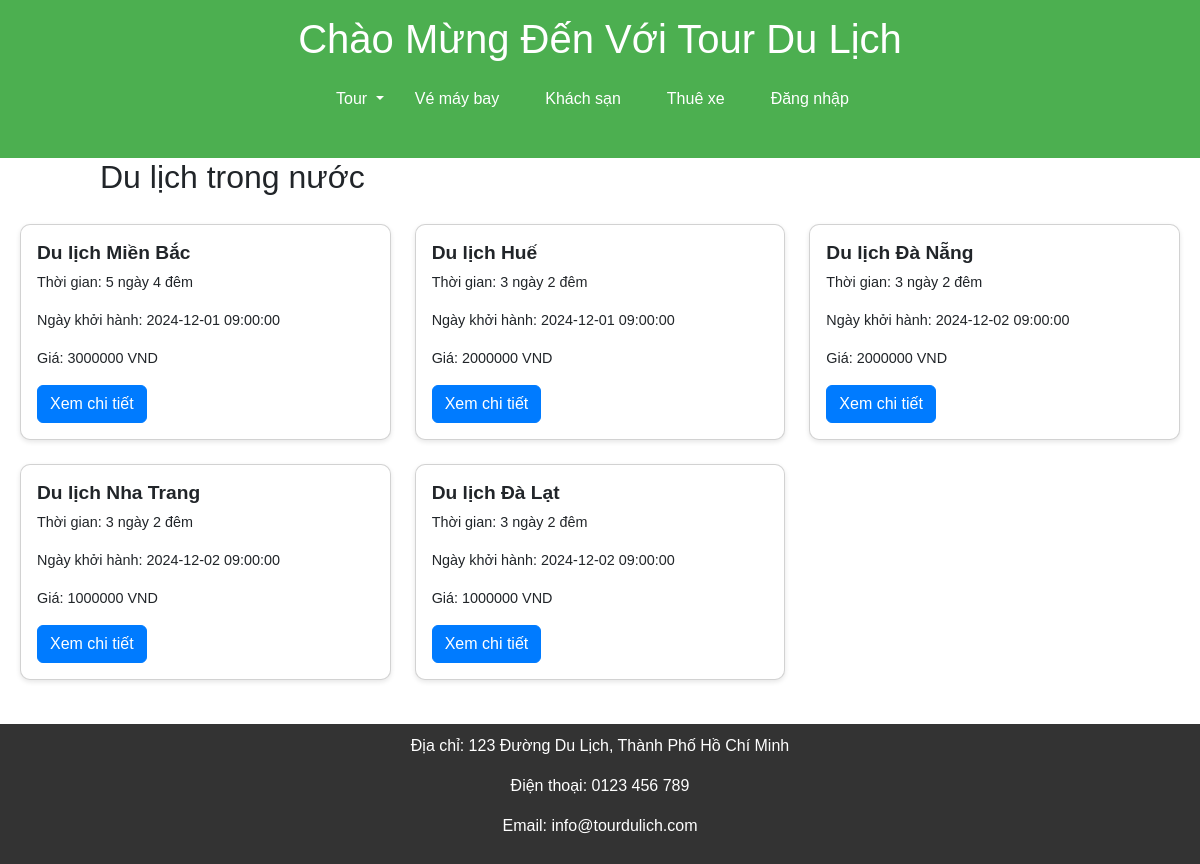
/tour/tour_trongnuoc.php, run on the app's committed database.
### tables this page shows
CREATE TABLE `tour` (
  `id_tour` int(11) NOT NULL,
  `name` varchar(100) NOT NULL,
  `id_dest` int(11) NOT NULL,
  `duration` int(11) NOT NULL,
  `date` date NOT NULL,
  `time` time NOT NULL,
  `type` enum('Trong nước','Ngoài nước') NOT NULL,
  `price` int(11) NOT NULL,
  `desc` text NOT NULL
);

### tour/tour_trongnuoc.php (the view, shortened to what this page needs)
<?php
require "../connect.php";
$query = "SELECT * FROM `tour` WHERE `type` = 'Trong Nước'";
$result = mysqli_query($conn, $query);
?>
<!DOCTYPE html>
<html lang="vi">
<head>
    <link rel="stylesheet" href="https://cdn.jsdelivr.net/npm/bootstrap@5.2.3/dist/css/bootstrap.min.css">
</head>
<body>
<header>
    <div class="container">
        <h1><a class="nav-link" href="../home.php">Chào Mừng Đến Với Tour Du Lịch</a></h1>
        <nav class="navbar navbar-expand-lg">
            <div class="container-fluid">
                <ul class="navbar-nav">
                    <li class="nav-item dropdown">
                        <p class="nav-link dropdown-toggle" id="tourDropdown" role="button" data-bs-toggle="dropdown" aria-expanded="false">
                            Tour
                        </p>
                    </li>
                    <li class="nav-item"><a class="nav-link" href="../maybay/booking.php">Vé máy bay</a></li>
                    <li class="nav-item"><a class="nav-link" href="#">Khách sạn</a></li>
                    <li class="nav-item"><a class="nav-link" href="../thuexe/thuexe.php">Thuê xe</a></li>
                    <?php
                    if (isset($_SESSION['id_user'])) {
                        echo '
                    <li class="nav-item">
                        <a class="nav-link" href="../login/profile.php">Profile</a>
                    </li>
                    <li class="nav-item">
                        <a class="nav-link" href="../login/logout.php">Đăng xuất</a>
                    </li>
                    ';
                    } else {
                        echo '
                    <li class="nav-item">
                        <a class="nav-link" href="../login/login.php">Đăng nhập</a>
                    </li>
                    ';
                    }
                    ?>
                </ul>
            </div>
        </nav>
    </div>
</header>
<h2 style="margin-left: 100px">Du lịch trong nước</h2>
<section class="tour-list">
    <div class="row">
        <?php
        if (mysqli_num_rows($result) != 0) {
            while ($row = mysqli_fetch_row($result)) {
                $dem = $row[3]-1;
                echo "<div class='col-md-4 col-sm-6 mb-4'>
            <div class='card'>
                <div class='card-body'>
                    <h5 class='card-title'>$row[1]</h5>
                    <p class='card-text'>Thời gian: $row[3] ngày $dem đêm </p>
                    <p class='card-text'>Ngày khởi hành: $row[4] $row[5]</p>
                    <p class='card-text'>Giá: $row[7] VND</p>
                    <form method='post' action=''>
                        <input type='hidden' name='idToSubmit' value='$row[0]'>
                        <input type='submit' name='submit' class='btn btn-primary' value='Xem chi tiết'>
                    </form>
                </div>
            </div>
        </div>";
            }
        }
        ?>
    </div>
</section>
<footer>
    <p>Địa chỉ: 123 Đường Du Lịch, Thành Phố Hồ Chí Minh</p>
    <p>Điện thoại: 0123 456 789</p>
    <p>Email: info@tourdulich.com</p>
</footer>
</body>
</html>

### tour/tour_trongnuoc.php (style rules this page uses)
body { font-family: Arial, sans-serif; margin: 0; padding: 0; display: flex; flex-direction: column; min-height: 100vh; }
header { background-color: #4CAF50; color: white; padding: 15px 20px; text-align: center; color: white; }
.navbar-nav { margin: auto; }
.nav-link { color: #ffffff !important; }
nav a { margin: 0 15px; color: white; text-decoration: none; }
.tour-list { flex: 1; display: flex; flex-direction: column; align-items: center; padding: 20px; }
footer { background-color: #333; color: white; text-align: center; padding: 10px 0; }
.tour-list .card { border-radius: 10px; box-shadow: 0 2px 5px rgba(0, 0, 0, 0.1); transition: transform 0.3s ease-in-out; }
.tour-list .card-title { font-size: 1.2em; font-weight: bold; }
.tour-list .card-text { font-size: 0.9em; }
.tour-list .btn { background-color: #007bff; border-color: #007bff; }

### data on the page
tour: name "Du lịch Miền Bắc", duration "5", duration "4", date "2024-12-01", time "09:00:00", price "3000000"
tour: name "Du lịch Huế", duration "3", duration "2", date "2024-12-01", time "09:00:00", price "2000000"
tour: name "Du lịch Đà Nẵng", duration "3", duration "2", date "2024-12-02", time "09:00:00", price "2000000"
tour: name "Du lịch Nha Trang", duration "3", duration "2", date "2024-12-02", time "09:00:00", price "1000000"
tour: name "Du lịch Đà Lạt", duration "3", duration "2", date "2024-12-02", time "09:00:00", price "1000000"
